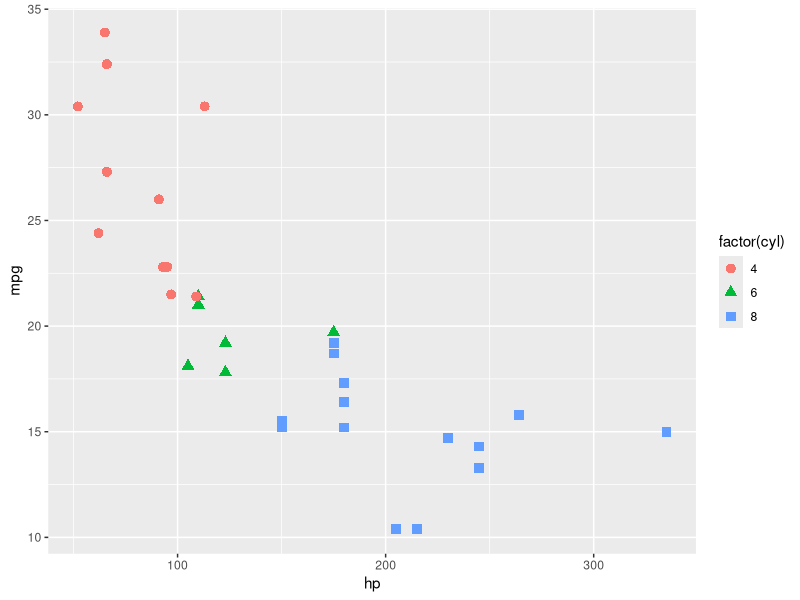

Write the R code that produced this figure.
#kilka poleceń
1+1
library(tidyverse)
library(dplyr)
ggplot(mtcars, aes(x=hp, y=mpg, shape = factor(cyl),color = factor(cyl))) +
  geom_point(size=3)
